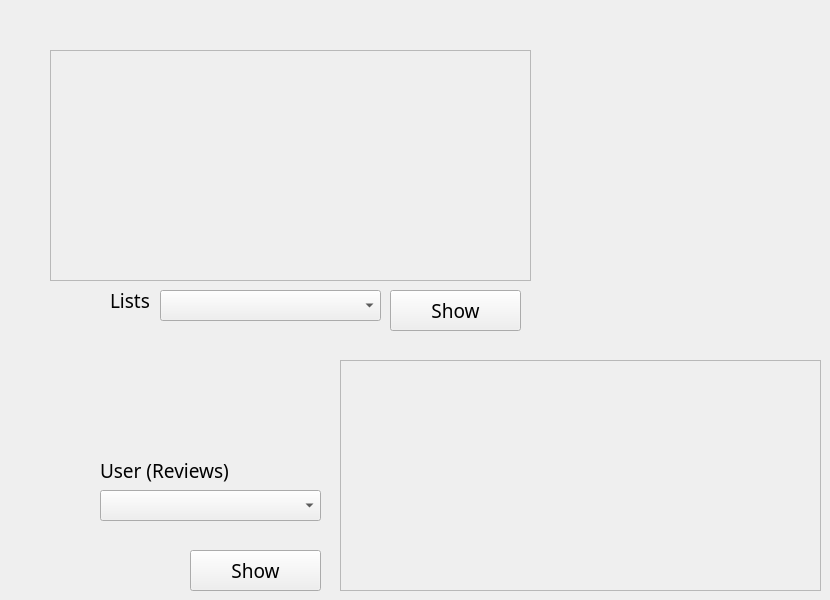
      <widget class="QWidget" name="ListsPage">
       <widget class="QPushButton" name="Lists_ReviewShowButton">
        <property name="geometry">
         <rect>
          <x>190</x>
          <y>550</y>
          <width>131</width>
          <height>41</height>
         </rect>
        </property>
        <property name="font">
         <font>
          <family>Coolvetica Rg</family>
          <pointsize>14</pointsize>
         </font>
        </property>
        <property name="text">
         <string>Show</string>
        </property>
        <property name="flat">
         <bool>false</bool>
        </property>
       </widget>
       <widget class="QLabel" name="Lists_UserReviewDisplay">
        <property name="geometry">
         <rect>
          <x>340</x>
          <y>360</y>
          <width>481</width>
          <height>231</height>
         </rect>
        </property>
        <property name="font">
         <font>
          <family>Source Sans Pro</family>
          <pointsize>14</pointsize>
         </font>
        </property>
        <property name="frameShape">
         <enum>QFrame::StyledPanel</enum>
        </property>
        <property name="text">
         <string/>
        </property>
        <property name="alignment">
         <set>Qt::AlignLeading|Qt::AlignLeft|Qt::AlignTop</set>
        </property>
       </widget>
       <widget class="QPushButton" name="Lists_ShowListsButton">
        <property name="geometry">
         <rect>
          <x>390</x>
          <y>290</y>
          <width>131</width>
          <height>41</height>
         </rect>
        </property>
        <property name="font">
         <font>
          <family>Coolvetica Rg</family>
          <pointsize>14</pointsize>
         </font>
        </property>
        <property name="text">
         <string>Show</string>
        </property>
        <property name="flat">
         <bool>false</bool>
        </property>
       </widget>
       <widget class="QLabel" name="Lists_ListsLabel">
        <property name="geometry">
         <rect>
          <x>110</x>
          <y>280</y>
          <width>41</width>
          <height>41</height>
         </rect>
        </property>
        <property name="font">
         <font>
          <family>Source Sans Pro</family>
          <pointsize>14</pointsize>
          <weight>50</weight>
          <bold>false</bold>
         </font>
        </property>
        <property name="text">
         <string>Lists</string>
        </property>
       </widget>
       <widget class="QComboBox" name="Lists_UserInput">
        <property name="geometry">
         <rect>
          <x>100</x>
          <y>490</y>
          <width>221</width>
          <height>31</height>
         </rect>
        </property>
        <property name="font">
         <font>
          <family>Source Sans Pro</family>
          <pointsize>12</pointsize>
         </font>
        </property>
       </widget>
       <widget class="QComboBox" name="Lists_ListsInput">
        <property name="geometry">
         <rect>
          <x>160</x>
          <y>290</y>
          <width>221</width>
          <height>31</height>
         </rect>
        </property>
        <property name="font">
         <font>
          <family>Source Sans Pro</family>
          <pointsize>12</pointsize>
         </font>
        </property>
       </widget>
       <widget class="QLabel" name="Lists_ListsDisplay">
        <property name="geometry">
         <rect>
          <x>50</x>
          <y>50</y>
          <width>481</width>
          <height>231</height>
         </rect>
        </property>
        <property name="font">
         <font>
          <family>Source Sans Pro</family>
          <pointsize>14</pointsize>
         </font>
        </property>
        <property name="frameShape">
         <enum>QFrame::StyledPanel</enum>
        </property>
        <property name="text">
         <string/>
        </property>
        <property name="alignment">
         <set>Qt::AlignLeading|Qt::AlignLeft|Qt::AlignTop</set>
        </property>
       </widget>
       <widget class="QLabel" name="Lists_UserLabel">
        <property name="geometry">
         <rect>
          <x>100</x>
          <y>450</y>
          <width>131</width>
          <height>41</height>
         </rect>
        </property>
        <property name="font">
         <font>
          <family>Source Sans Pro</family>
          <pointsize>14</pointsize>
          <weight>50</weight>
          <bold>false</bold>
         </font>
        </property>
        <property name="text">
         <string>User (Reviews)</string>
        </property>
       </widget>
      </widget>
